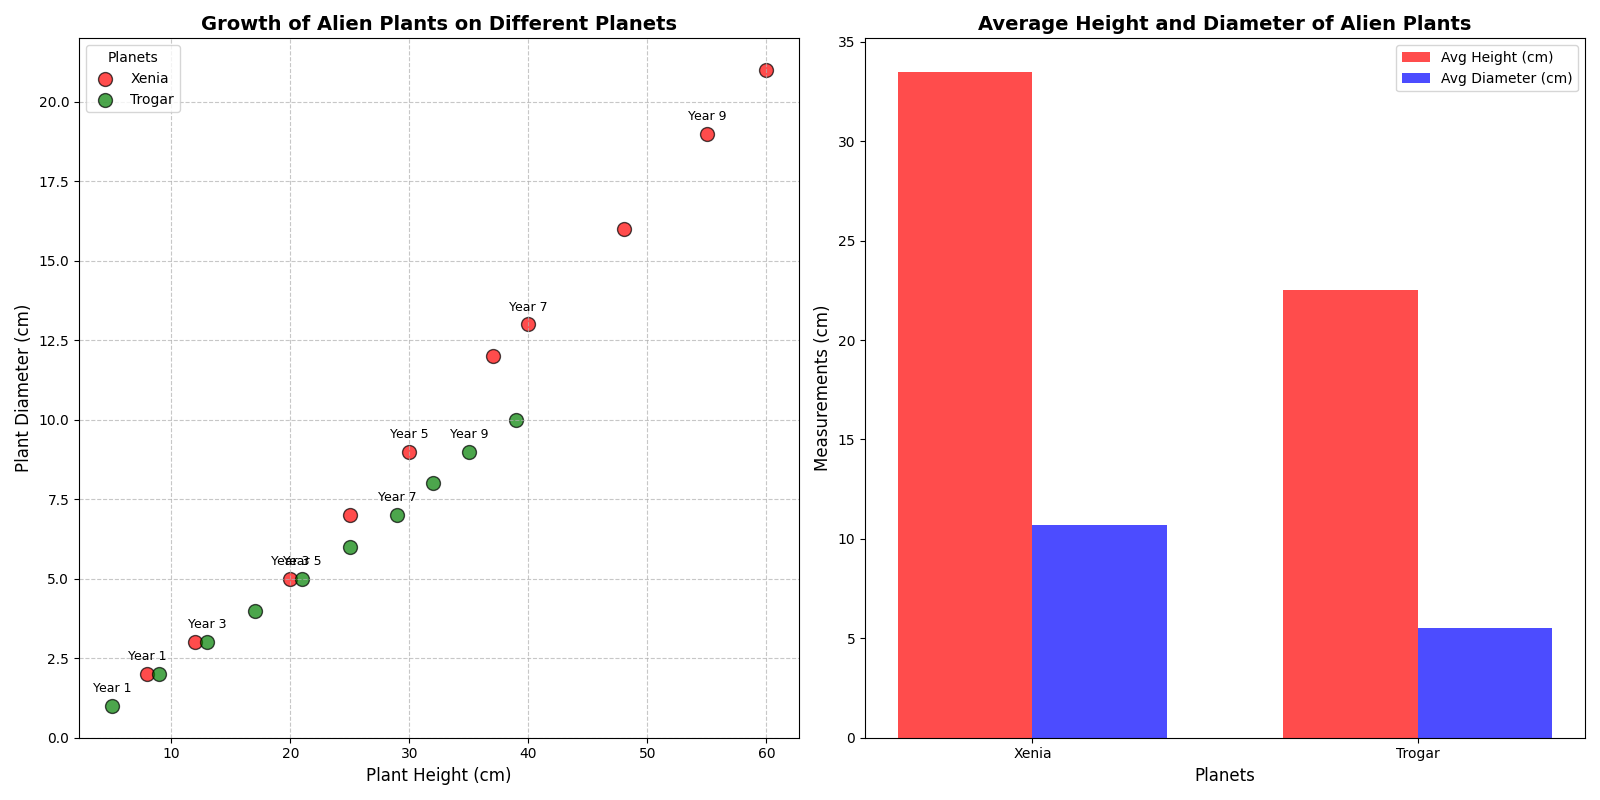

Recreate this plot in Python.
import matplotlib.pyplot as plt
import numpy as np

# Data for Alien Plant Growth (Heights in cm, Diameters in cm)
years = np.array([1, 2, 3, 4, 5, 6, 7, 8, 9, 10])

xenia_height = np.array([8, 12, 20, 25, 30, 37, 40, 48, 55, 60])
xenia_diameter = np.array([2, 3, 5, 7, 9, 12, 13, 16, 19, 21])

trogar_height = np.array([5, 9, 13, 17, 21, 25, 29, 32, 35, 39])
trogar_diameter = np.array([1, 2, 3, 4, 5, 6, 7, 8, 9, 10])

# Initialize the plot
fig, (ax1, ax2) = plt.subplots(1, 2, figsize=(16, 8))

# Plotting the scatter charts without Zog data
ax1.scatter(xenia_height, xenia_diameter, color='red', edgecolor='black', alpha=0.7, s=100, label='Xenia')
ax1.scatter(trogar_height, trogar_diameter, color='green', edgecolor='black', alpha=0.7, s=100, label='Trogar')

# Titles and labels for the first plot
ax1.set_title('Growth of Alien Plants on Different Planets', fontsize=14, fontweight='bold')
ax1.set_xlabel('Plant Height (cm)', fontsize=12)
ax1.set_ylabel('Plant Diameter (cm)', fontsize=12)
ax1.legend(title='Planets', fontsize=10)
ax1.grid(linestyle='--', alpha=0.7)

# Add annotations for some data points only for Xenia and Trogar
for i in range(0, len(years), 2):
    ax1.annotate(f'Year {years[i]}', (xenia_height[i], xenia_diameter[i]), textcoords="offset points", xytext=(0,10), ha='center', fontsize=9)
    ax1.annotate(f'Year {years[i]}', (trogar_height[i], trogar_diameter[i]), textcoords="offset points", xytext=(0,10), ha='center', fontsize=9)

# Auxiliary plot: Comparison of average height and diameter for Xenia and Trogar
average_heights = [np.mean(xenia_height), np.mean(trogar_height)]
average_diameters = [np.mean(xenia_diameter), np.mean(trogar_diameter)]

bar_width = 0.35
index = np.arange(len(average_heights))

bars1 = ax2.bar(index, average_heights, bar_width, label='Avg Height (cm)', color='r', alpha=0.7)
bars2 = ax2.bar(index + bar_width, average_diameters, bar_width, label='Avg Diameter (cm)', color='b', alpha=0.7)

# Titles and labels for the second plot
ax2.set_title('Average Height and Diameter of Alien Plants', fontsize=14, fontweight='bold')
ax2.set_xlabel('Planets', fontsize=12)
ax2.set_ylabel('Measurements (cm)', fontsize=12)
ax2.set_xticks(index + bar_width / 2)
ax2.set_xticklabels(['Xenia', 'Trogar'])
ax2.legend()

# Automatically adjust the layout to prevent overlapping elements
plt.tight_layout()

# Display the plot
plt.show()
